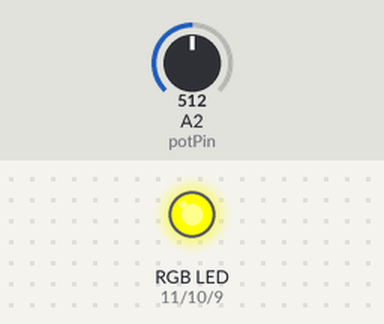
Bench run of a sketch on a simulated Arduino Uno, built with avr-gcc and run on an emulated ATmega328P. On the bench: an RGB LED mixed from three pins (HIGH = lit). Inputs (shaded band) come from the test bench; at power-on: A2 (potPin) = 512.

Above: at 0.1 s.
At 2.8 s:
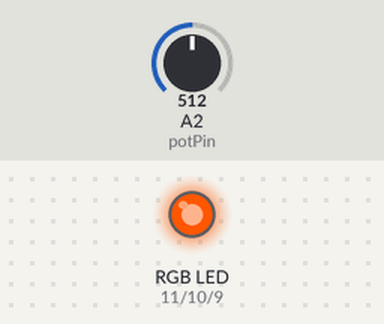
2.9 s: A2 (potPin) set to 0
At 5.8 s:
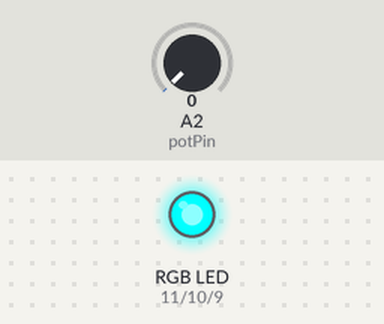
Timing chart, 0 to 20.5 s (numbered marks = the images above; inputs shaded):
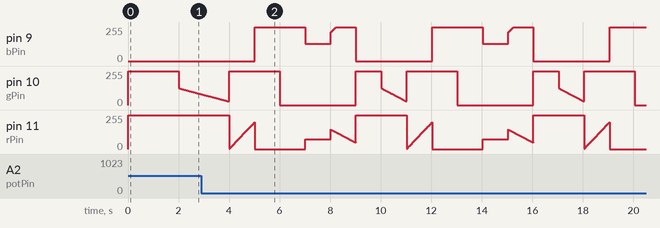

The sketch:

B4P8Ex_-_Rainbow_Lamp.ino
```cpp
/*
 * BOOK 4 Project 8 Ex: Rainbow lamp
 *
 *          R    G    B
 * violet 148,   0, 211
 * indigo  75,   0, 130
 * blue     0,   0, 255
 * green    0, 255,   0
 * yellow 255, 255,   0
 * orange 255, 127,   0
 * red    255,   0,   0
 */


//R, G, B values for each of VIBGYOR colors
int r[] = {148, 75, 0, 0, 255, 255, 255};
int g[] = {0, 0, 0, 255, 255, 127, 0};
int b[] = {211, 130, 255, 0, 0, 0, 0};

//output PWN values (0-255) for each pin
int rLedVal,
    gLedVal,
    bLedVal;

//defaut delay time
int delayTime = 100;

//pin numbers for R, G, B output and potentiometer input
int rPin = 11;
int gPin = 10;
int bPin = 9;
int potPin = 2;

void setup(){
  pinMode(rPin, OUTPUT);
  pinMode(gPin, OUTPUT);
  pinMode(bPin, OUTPUT);
}

void loop(){
  for (int x=6; x>=0; x--){

    int rNow = r[x];
    int gNow = g[x];
    int bNow = b[x];

    int rNext, gNext, bNext;

    if (x != 0){
      rNext = r[x-1];
      gNext = g[x-1];
      bNext = b[x-1];
    }else{
      rNext = r[6];
      gNext = g[6];
      bNext = b[6];
    }

    writeRgb(rNow, gNow, bNow);

    //delay(analogRead(potPin));
    transition(analogRead(potPin), rNow, gNow, bNow, rNext, gNext, bNext);
  }
}

void writeRgb(int r, int g, int b){
    analogWrite(rPin, r);
    analogWrite(gPin, g);
    analogWrite(bPin, b);
}

void transition(int duration, int r, int g, int b, int rNext, int gNext, int bNext){
  int steps = 100;

  int rStep = int((r - rNext) / steps);
  int gStep = int((g - gNext) / steps);
  int bStep = int((b - bNext) / steps);

  for (int x=0; x<steps; x++){
    r = r + rStep;
    g = g + gStep;
    b = b + bStep;
    writeRgb(r,g,b);
    delay(constrain(duration, 10, 20));
  }
}
```
